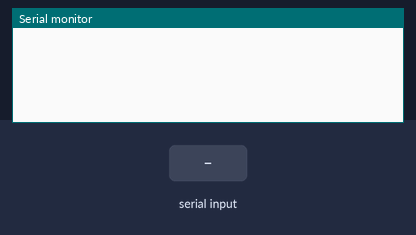
The sketch below on a simulated Arduino Uno, built with avr-gcc and run on an emulated ATmega328P. Shown: the last lines printed to the serial monitor. The test bench sets the inputs (shaded band).

Above: at 1.2 s.
1.3 s: "0\n" received over Serial
At 2.4 s:
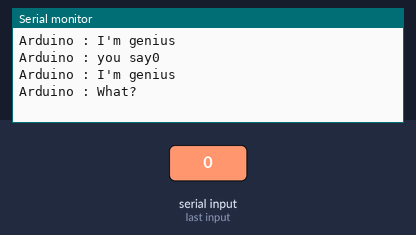
2.8 s: byte 49 ('1') received over Serial
At 3.2 s:
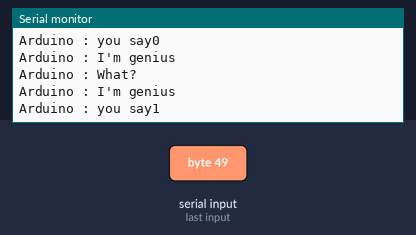

Measured:
- after the input at 1.3 s, the serial monitor: prints a new line at once (image 1)
- after the input at 2.8 s, the serial monitor: prints a new line at once (image 2)

The sketch:

loop_1.ino
```cpp
 void setup() {
  // put your setup code here, to run once:
  Serial.begin(9600);
}

void loop() {
  // put your main code here, to run repeatedly:
  if(Serial.available()){
    Serial.write("Arduino : I'm genius \n");
    int val = Serial.read();
    if(val =='0'){
      Serial.write("Arduino : you say");
      Serial.write(val);
    }else if(val == '1'){
      Serial.write("Arduino : you say");
      Serial.write(val);
    }else{
      Serial.write("Arduino : What? ");
    }
    Serial.write("\n");
  }
}
```
